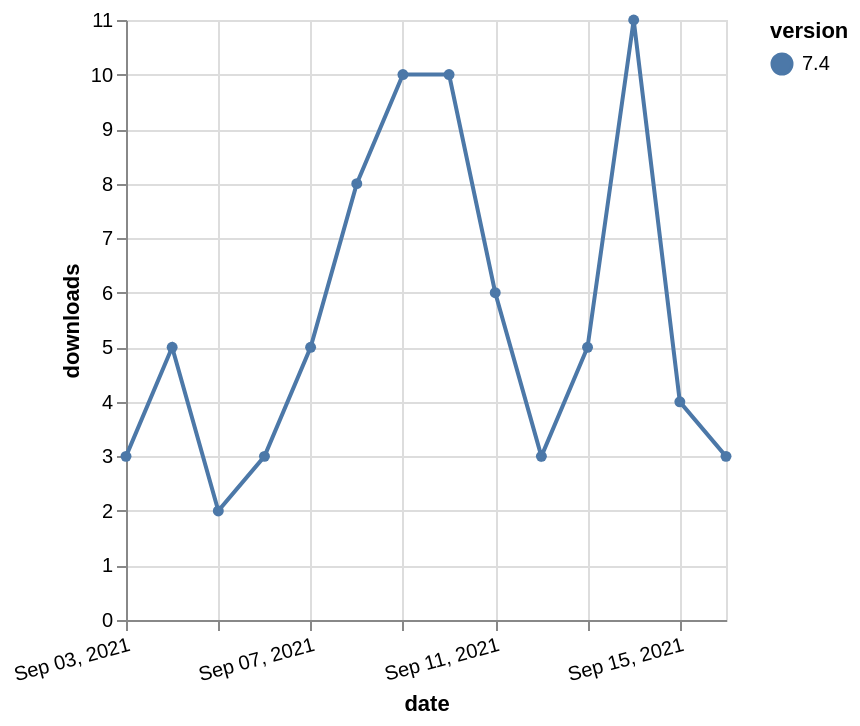

This figure's Vega-Lite source:
### Vega-Lite specification from a JSON file in a GitHub repository (floating-point values rounded to 4 significant figures)
{"$schema": "https://vega.github.io/schema/vega-lite/v5.json", "description": "A simple bar chart with embedded data.", "data": {"values": [{"date": "2021-09-03", "total": 6760, "delta": 3, "version": "7.4"}, {"date": "2021-09-04", "total": 6765, "delta": 5, "version": "7.4"}, {"date": "2021-09-05", "total": 6767, "delta": 2, "version": "7.4"}, {"date": "2021-09-06", "total": 6770, "delta": 3, "version": "7.4"}, {"date": "2021-09-07", "total": 6775, "delta": 5, "version": "7.4"}, {"date": "2021-09-08", "total": 6783, "delta": 8, "version": "7.4"}, {"date": "2021-09-09", "total": 6793, "delta": 10, "version": "7.4"}, {"date": "2021-09-10", "total": 6803, "delta": 10, "version": "7.4"}, {"date": "2021-09-11", "total": 6809, "delta": 6, "version": "7.4"}, {"date": "2021-09-12", "total": 6812, "delta": 3, "version": "7.4"}, {"date": "2021-09-13", "total": 6817, "delta": 5, "version": "7.4"}, {"date": "2021-09-14", "total": 6828, "delta": 11, "version": "7.4"}, {"date": "2021-09-15", "total": 6832, "delta": 4, "version": "7.4"}, {"date": "2021-09-16", "total": 6835, "delta": 3, "version": "7.4"}]}, "width": "container", "mark": {"type": "line", "point": {"filled": true}}, "encoding": {"x": {"field": "date", "type": "temporal", "timeUnit": "yearmonthdate", "title": "date", "axis": {"labelAngle": -15}}, "y": {"field": "delta", "type": "quantitative", "title": "downloads"}, "color": {"field": "version", "type": "nominal"}, "tooltip": {"field": "delta"}}}
